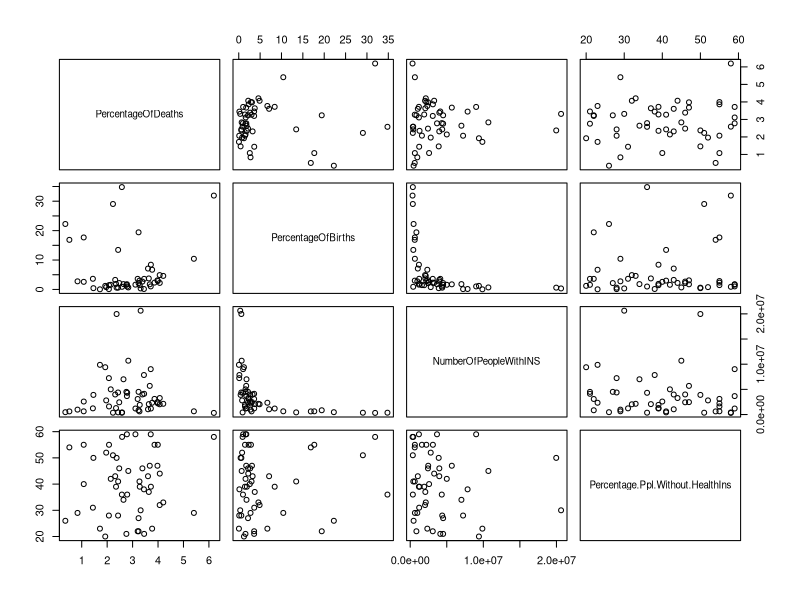
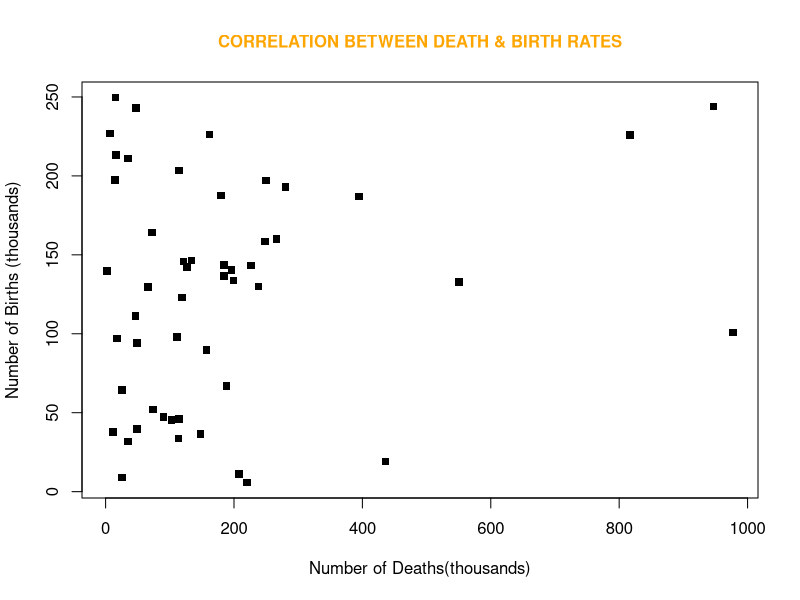
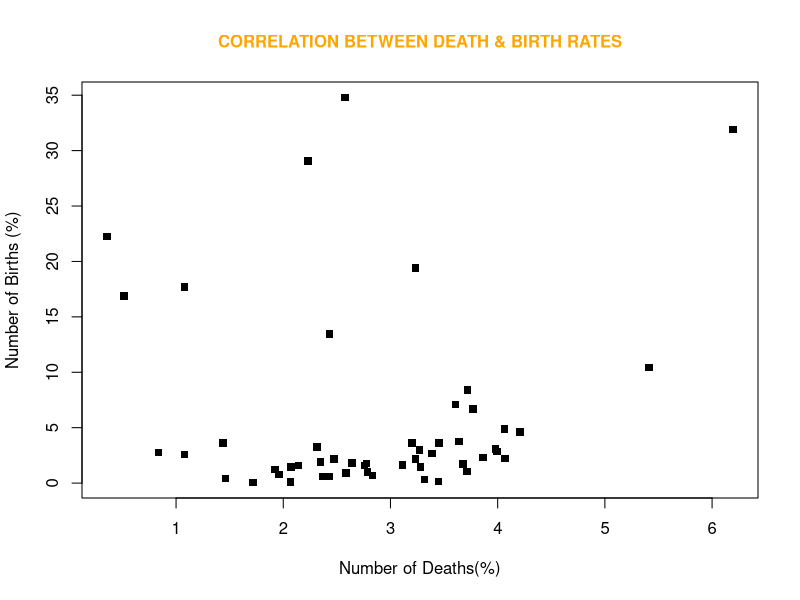
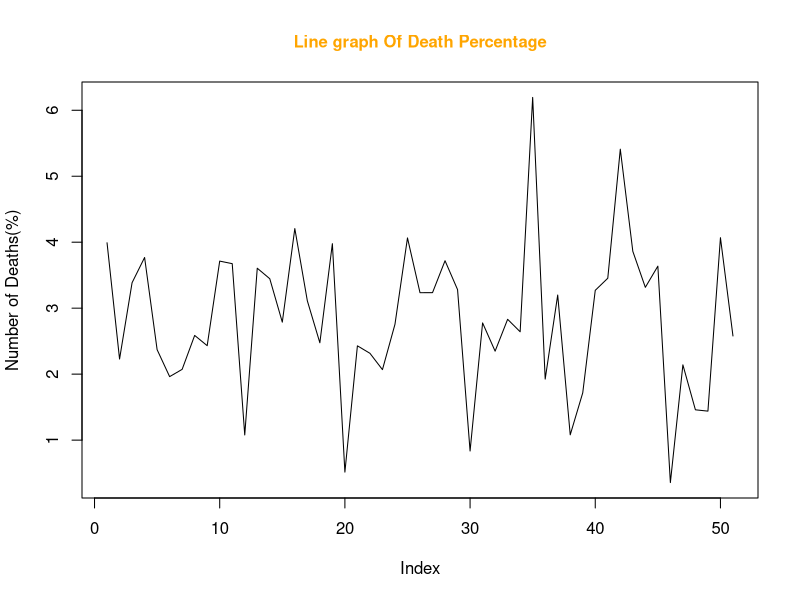
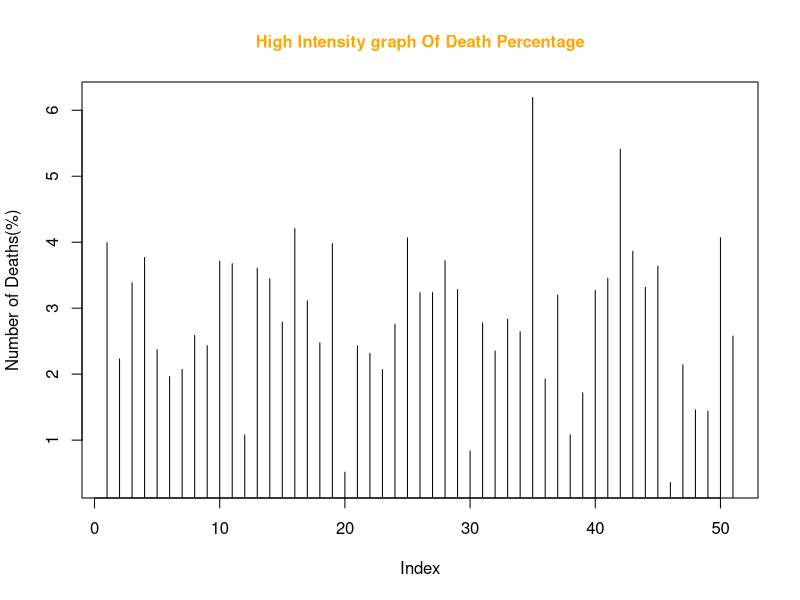
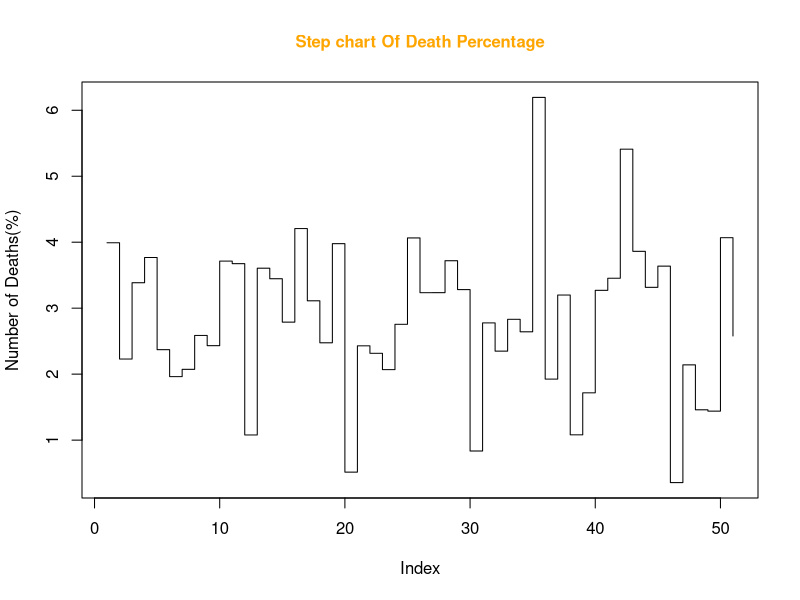
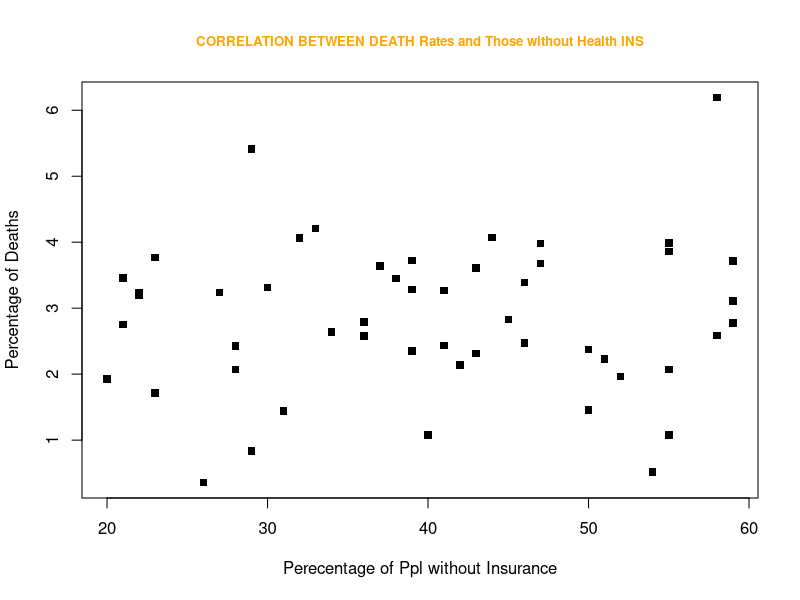
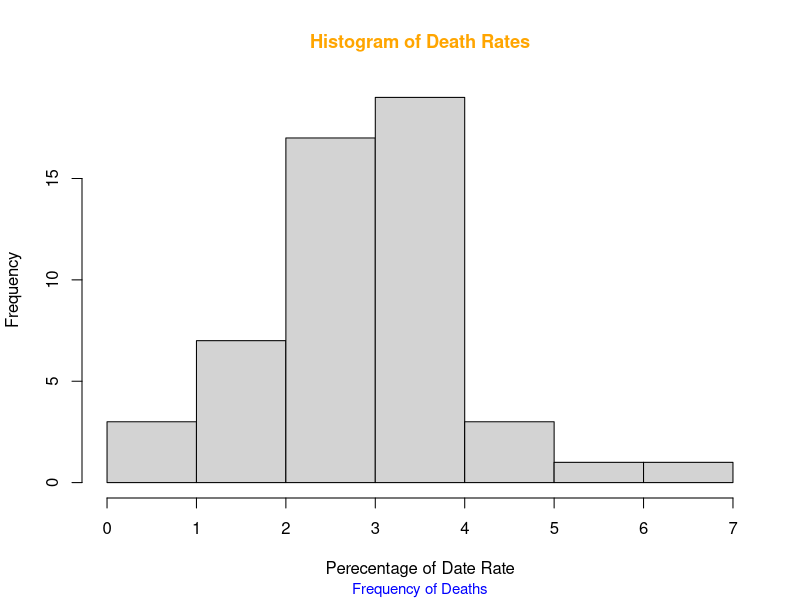

Generate these figures, in order, with R:
########################################################################################
#Name: Adam Ruane                                                                      #
#ID No: 17386193                                                                       #
#Project Name: AdamRuane_Project- R Studio                                             # 
#Description: Relationship between Death and Birth rates in North America,             #
#Date: 01/12/20                                                                        #
########################################################################################

#############################
#Read CSV File into R studio#
#############################

DataUSA = read.csv("DataUSA.csv")

#########################
#Delete Unwanted Columns#
#########################

DataUSA = DataUSA[,c(1,2,3,5,6,8,9)]

###################
#Delete Extra Rows#
###################

DataUSA = subset(DataUSA, Continent == "North America")

###########################################
#Some Statistical Calculations on the Data#
###########################################

################
#Number of Rows#
################

nrow(DataUSA)

###################
#Number of columns#
###################

ncol(DataUSA)

##########################################
# Dim finds dimension (both col and row) #
##########################################

dim(DataUSA)

##############
# Find Names #
##############

names(DataUSA)

################
# Type of Data #
################

class(DataUSA)

#############################
# Find Type for all columns #
#############################

sapply(DataUSA[1,], class)

########################
# Find Summary of Data #
########################

summary(DataUSA)

###################################
# Find Summary of columns 2 and 5 #
###################################

summary(DataUSA[,2])
summary(DataUSA[,5])

#########################################
# Find min, max, mean, sd of population #
#########################################

min(DataUSA$Population)
max(DataUSA$Population)
mean(DataUSA$Population)
sd(DataUSA$Population)

#################################################
# Find min, max, mean, sd of Birth & Death Rate #
#################################################
# Figure 8, Noted in Word Analysis  #
#####################################
min(DataUSA$Birth.Rate)
max(DataUSA$Birth.Rate)
mean(DataUSA$Birth.Rate)
sd(DataUSA$Birth.Rate)

min(DataUSA$Death.Rate)
max(DataUSA$Death.Rate)
mean(DataUSA$Death.Rate)
sd(DataUSA$Death.Rate)

##################################################

###########################################
# Now to order it by Death Rates          #
###########################################

Death.Rate= order(DataUSA$Death.Rate, decreasing= TRUE)
orderedDataUSA = DataUSA[Death.Rate,]

#######################
#Order by Birth rates #
#######################

Birth.Rate= order(DataUSA$Birth.Rate, decreasing= TRUE)
orderedDataUSA2 = DataUSA[Birth.Rate,]



######################################################
# Noted: Texas #1 Highest Death Rate, #2 California. #
# Noted: Haweii #1 highest Birth Rate, #2 California #
######################################################

DataUSA
orderedDataUSA
orderedDataUSA2

####################
# Show only 4 Rows #
####################

DataUSA[1:4,]
#Top 4 Deaths
orderedDataUSA[1:4,]
#Top 4 Births
orderedDataUSA2[1:4,]

####################

rm(orderedDataUSA)
rm(orderedDataUSA2)

########################################
# Create a new calculated column       #
#  Percentage of Deaths(as a Whole)    #
# Percentage of Births (as a Whole)     #
# People in Pop. With Health Insurance #
# Percent of Ppl without Insurance     #
########################################

DataUSA$PercentageOfDeaths= DataUSA$Death.Rate/DataUSA$Population*100 
DataUSA$PercentageOfBirths= DataUSA$Birth.Rate/DataUSA$Population*100
DataUSA$NumberOfPeopleWithINS= DataUSA$Percent.People.with.Health.Ins*DataUSA$Population/100
DataUSA$Percentage.Ppl.Without.HealthIns= (100 - DataUSA$Percent.People.with.Health.Ins)

###################################################################
# Therefore now we know exactly our percentages and figures with #
# Four extra columns. We can check with dim.                     #
###################################################################

dim(DataUSA)
names(DataUSA)

############################
# Now we can create Graphs #
############################

plot(DataUSA[,8:11])


################################################################
# So I have plotted the scatter plot given it headings,        #
# and also divided it into thousands because the numbers were, #
# too large to comprehend,                                     #
# Figure 1 in Word                                             #
################################################################

plot(DataUSA$Death.Rate/1000, DataUSA$Birth.Rate/1000, 
     main= "CORRELATION BETWEEN DEATH & BIRTH RATES",
     pch=15, las=0, col.main= "orange", cex.main=1, xlab = "Number of Deaths(thousands)",
     ylab = "Number of Births (thousands)")
###############################################################################
# Percentages #
###############
plot(DataUSA$PercentageOfDeaths, DataUSA$PercentageOfBirths, 
     main= "CORRELATION BETWEEN DEATH & BIRTH RATES",
     pch=15, las=0, col.main= "orange", cex.main=1, xlab = "Number of Deaths(%)",
     ylab = "Number of Births (%)")

##################################################################################
# Type l + H + S will give a line plot and a high intensity chart and Step chart #
##################################################################################
plot(DataUSA$PercentageOfDeaths,
     main= "Line graph Of Death Percentage",
     pch=15, las=0, col.main= "orange", cex.main=1, ylab = 
             "Number of Deaths(%)", type = "l")

plot(DataUSA$PercentageOfDeaths,
     main= "High Intensity graph Of Death Percentage",
     pch=15, las=0, col.main= "orange", cex.main=1, ylab = 
             "Number of Deaths(%)", type = "h")

plot(DataUSA$PercentageOfDeaths,
     main= "Step chart Of Death Percentage",
     pch=15, las=0, col.main= "orange", cex.main=1, ylab = 
             "Number of Deaths(%)", type = "s")

################################################################################
# Correlation between the Death Rate and those who don't have health Insurance #
################################################################################

plot(DataUSA$Percentage.Ppl.Without.HealthIns, DataUSA$PercentageOfDeaths,
     main= "CORRELATION BETWEEN DEATH Rates and Those without Health INS",
     pch=15, las=0, col.main= "orange", cex.main=0.8, xlab = "Perecentage of Ppl without Insurance",
     ylab = "Percentage of Deaths")

#################################################################################
#                             HISTOGRAMS                                        #   
#################################################################################
# On average the death rate is about 2-4%. Birth is 0-5% but there are outliers #
#################################################################################
# Figure 2 #
############
hist(DataUSA$PercentageOfDeaths, main= "Histogram of Death Rates",
     col.main= "orange", cex.main=1.1, xlab= "Perecentage of Date Rate",
     sub= "Frequency of Deaths", cex.sub=0.9, col.sub= "blue")

############
# Figure 3 #
############
hist(DataUSA$PercentageOfBirths, main= "Histogram of Birth Rates",
     col.main= "orange", cex.main=1.1, xlab= "Perecentage of Birth Rate",
     sub= "Frequency of Births", cex.sub=0.9, col.sub= "blue")

#################################################################################

####################################################################################
#set two graphs beside each other, NOTE: NOtch gives you the option to draw a notch#
####################################################################################
par(mfrow = c(1,2)) 

boxplot(DataUSA$PercentageOfDeaths, notch = TRUE, xlab= "Death Rate")
boxplot(DataUSA$PercentageOfBirths, notch = TRUE, xlab= "Birth Rate")
#################################
# Set Parameters in same graph  #
#################################
par(mfrow = c(1,1))

boxplot(DataUSA[,c(4,5,7)], notch = TRUE, xlab= "Death Rate vs Birth in Pop." )
#######################################################################################################
# Here, we saw that death and birth rates are a lot lower, but below we see death is slightly higher. #
#######################################################################################################
# Figure 4 #
############
par(mfrow = c(1,1))
boxplot(DataUSA[,c(8,9)], notch = TRUE, xlab= "Death rate vs Birth Rate")    

########################
# Death rate per State #
# Figure 5 in Word Doc #
########################


barplot(DataUSA$PercentageOfDeaths, names.arg=DataUSA$State.Name, horiz= TRUE, las = 1,
        cex.names= 0.45, border= NA, col = "green", col.axis= "red")
legend("topright", c("Death Rate", "Per State"), fill=c("green","red") );
       
#########################################################################################
# We can see that North Dakota leads the way in terms of percentage of deaths per state #
# Vermont has the lowest.                                                               #
#########################################################################################

#################################################################
# Correlation                                                   #
# Between Birth and Death Rates + Death and people w/ Insurance #
#################################################################
# Figure 6 #
############

cor(DataUSA$PercentageOfDeaths, DataUSA$PercentageOfBirths)

DeathBirthRateFit= lm(PercentageOfBirths~PercentageOfDeaths, data= DataUSA)
DeathBirthRateFit




plot(DataUSA$PercentageOfDeaths, DataUSA$PercentageOfBirths, 
     main= "CORRELATION BETWEEN DEATH & BIRTH RATES",
     pch=13,col= "green", las=0, col.main= "orange", cex.main=1, xlab = "Number of Deaths(%)",
     ylab = "Number of Births (%)")

##################################
# Adds Regression Line           #
# Dashed makes the line (dashed) #
##################################

abline(DeathBirthRateFit, col="red", lty= "dashed")

############
# Add Text #
############

text(1,25 , adj=c(0,0), labels= "Birth Rate at 5.124 + Death Rate at 0.23% ", col= "orange")


##################################################################################################
# We can see the correlation between the percentage of people without Health Ins and death rates #
# Figure 7                                                                                       #
##################################################################################################
cor(DataUSA$Percentage.Ppl.Without.HealthIns, DataUSA$PercentageOfDeaths)

DeathInsuranceFit = lm(PercentageOfDeaths~Percentage.Ppl.Without.HealthIns, data= DataUSA)
DeathInsuranceFit

plot(DataUSA$Percentage.Ppl.Without.HealthIns, DataUSA$PercentageOfDeaths,
     main= "CORRELATION BETWEEN DEATH Rates and Those without Health INS",
     pch=15, las=0, col.main= "orange", cex.main=0.8, xlab = "Perecentage of Ppl without Insurance",
     ylab = "Percentage of Deaths")

abline(DeathInsuranceFit, col= "green")


text(40,5 , adj=c(0,0), labels= "Death % at 3.213 + The % ofPeople without Ins at -0.006 ", col= "orange")

#############################
# Low Positive correlation  #
#############################
# Pch = TYpe of point to use #
##############################



#################################################
# We can then get multiple charts in one window # 
#################################################
par(mfrow=c(3,3), mar=c(2,0.5,2,1), las=1, bty="n")
#########################################################



boxplot(DataUSA$Death.Rate, notch= TRUE)
boxplot(DataUSA$Birth.Rate, notch= TRUE)

boxplot(DataUSA[,c(4,5,7)], notch= TRUE)

barplot(DataUSA$PercentageOfDeaths, names.arg=DataUSA$State.Name, horiz= TRUE, las = 1,
        cex.names= 0.45, border= NA, col = "green", col.axis= "red")
legend("topright", c("Death Rate", "Per State"), fill=c("green","red") );
#################################################################################

cor(DataUSA$PercentageOfDeaths, DataUSA$PercentageOfBirths)

DeathBirthRateFit= lm(PercentageOfBirths~PercentageOfDeaths, data= DataUSA)
DeathBirthRateFit




plot(DataUSA$PercentageOfDeaths, DataUSA$PercentageOfBirths, 
     main= "CORRELATION BETWEEN DEATH & BIRTH RATES",
     pch=13, col= "green", las=0, col.main= "orange", cex.main=1, xlab = "Number of Deaths(%)",
     ylab = "Number of Births (%)")


abline(DeathBirthRateFit, col="red", lty= "dashed")

text(1,25 , adj=c(0,0), labels= "Birth Rate at 5.124 + Death Rate at 0.23% ", col= "orange")

###########################################################################################
cor(DataUSA$Percent.People.with.Health.Ins, DataUSA$PercentageOfDeaths)

DeathInsuranceFit = lm(PercentageOfDeaths~Percent.People.with.Health.Ins, data= DataUSA)
DeathInsuranceFit

plot(DataUSA$Percent.People.with.Health.Ins, DataUSA$PercentageOfDeaths,
     main= "CORRELATION BETWEEN DEATH Rates and Those without Health INS",
     pch=14, col= "red", las=0, col.main= "orange", cex.main=0.8, xlab = "Perecentage of Ppl with Insurance",
     ylab = "Percentage of Deaths")

abline(DeathInsuranceFit, col= "green")


text(40,5 , adj=c(0,0), labels= "Death % at 3.213 + The % ofPeople with Ins at -0.006 ", col= "orange")

######################################################################################################


hist(DataUSA$PercentageOfDeaths, main= "Histogram of Death Rates",
     col.main= "orange", cex.main=1.1, xlab= "Perecentage of Date Rate",
     sub= "Frequency of Deaths", cex.sub=0.9, col.sub= "blue")

hist(DataUSA$PercentageOfBirths, main= "Histogram of Birth Rates",
     col.main= "orange", cex.main=1.1, xlab= "Perecentage of Birth Rate",
     sub= "Frequency of Births", cex.sub=0.9, col.sub= "blue")
###############################################################################

plot(DataUSA$PercentageOfDeaths,
     main= "Line graph Of Death %",
     pch=15, las=0, col.main= "orange", cex.main=1, ylab = 
             "Number of Deaths(%)", type = "s")

############################################################
# This gives us 9 Graphs together Figure (8), But now I can reset it. #
############################################################
# Reset the charting to one big chart                      #
par(mfrow=c(1,1), las=1, bty="n")
############################################################

#####################
# Create Graph File #
#####################

pdf("AdamRuane_Graphs.pdf")

plot(DataUSA[,8:11])

plot(DataUSA$Death.Rate/1000, DataUSA$Birth.Rate/1000, 
     main= "CORRELATION BETWEEN DEATH & BIRTH RATES",
     pch=15, las=0, col.main= "orange", cex.main=1, xlab = "Number of Deaths(thousands)",
     ylab = "Number of Births (thousands)")


plot(DataUSA$PercentageOfDeaths, DataUSA$PercentageOfBirths, 
     main= "CORRELATION BETWEEN DEATH & BIRTH RATES",
     pch=15, las=0, col.main= "orange", cex.main=1, xlab = "Number of Deaths(%)",
     ylab = "Number of Births (%)")


plot(DataUSA$PercentageOfDeaths,
     main= "Line graph Of Death Percentage",
     pch=15, las=0, col.main= "orange", cex.main=1, ylab = 
             "Number of Deaths(%)", type = "l")

plot(DataUSA$PercentageOfDeaths,
     main= "High Intensity graph Of Death Percentage",
     pch=15, las=0, col.main= "orange", cex.main=1, ylab = 
             "Number of Deaths(%)", type = "h")

plot(DataUSA$PercentageOfDeaths,
     main= "Step chart Of Death Percentage",
     pch=15, las=0, col.main= "orange", cex.main=1, ylab = 
             "Number of Deaths(%)", type = "s")


hist(DataUSA$PercentageOfDeaths, main= "Histogram of Death Rates",
     col.main= "orange", cex.main=1.1, xlab= "Perecentage of Date Rate",
     sub= "Frequency of Deaths", cex.sub=0.9, col.sub= "blue")


hist(DataUSA$PercentageOfBirths, main= "Histogram of Birth Rates",
     col.main= "orange", cex.main=1.1, xlab= "Perecentage of Birth Rate",
     sub= "Frequency of Births", cex.sub=0.9, col.sub= "blue")

par(mfrow = c(1,2)) 

boxplot(DataUSA$PercentageOfDeaths, notch = TRUE, xlab= "Death Rate")
boxplot(DataUSA$PercentageOfBirths, notch = TRUE, xlab= "Birth Rate")

par(mfrow=c(1,1))

barplot(DataUSA$PercentageOfDeaths, names.arg=DataUSA$State.Name, horiz= TRUE, las = 1,
        cex.names= 0.45, border= NA, col = "green", col.axis= "red")
legend("topright", c("Death Rate", "Per State"), fill=c("green","red") );



cor(DataUSA$PercentageOfDeaths, DataUSA$PercentageOfBirths)

DeathBirthRateFit= lm(PercentageOfBirths~PercentageOfDeaths, data= DataUSA)
DeathBirthRateFit




plot(DataUSA$PercentageOfDeaths, DataUSA$PercentageOfBirths, 
     main= "CORRELATION BETWEEN DEATH & BIRTH RATES",
     pch=13,col= "green", las=0, col.main= "orange", cex.main=1, xlab = "Number of Deaths(%)",
     ylab = "Number of Births (%)")


abline(DeathBirthRateFit, col="red", lty= "dashed")

text(1,25 , adj=c(0,0), labels= "Birth Rate at 5.124 + Death Rate at 0.23% ", col= "orange")



cor(DataUSA$Percentage.Ppl.Without.HealthIns, DataUSA$PercentageOfDeaths)

DeathInsuranceFit = lm(PercentageOfDeaths~Percentage.Ppl.Without.HealthIns, data= DataUSA)
DeathInsuranceFit

plot(DataUSA$Percentage.Ppl.Without.HealthIns, DataUSA$PercentageOfDeaths,
     main= "CORRELATION BETWEEN DEATH Rates and Those without Health INS",
     pch=15, las=0, col.main= "orange", cex.main=0.8, xlab = "Perecentage of Ppl without Insurance",
     ylab = "Percentage of Deaths")

abline(DeathInsuranceFit, col= "green")


text(40,5 , adj=c(0,0), labels= "Death % at 3.213 + The % ofPeople without Ins at -0.006 ", col= "orange")


dev.off()

###################
# Create New File #
###################

write.csv(DataUSA, "DataUSAFinal.csv")













